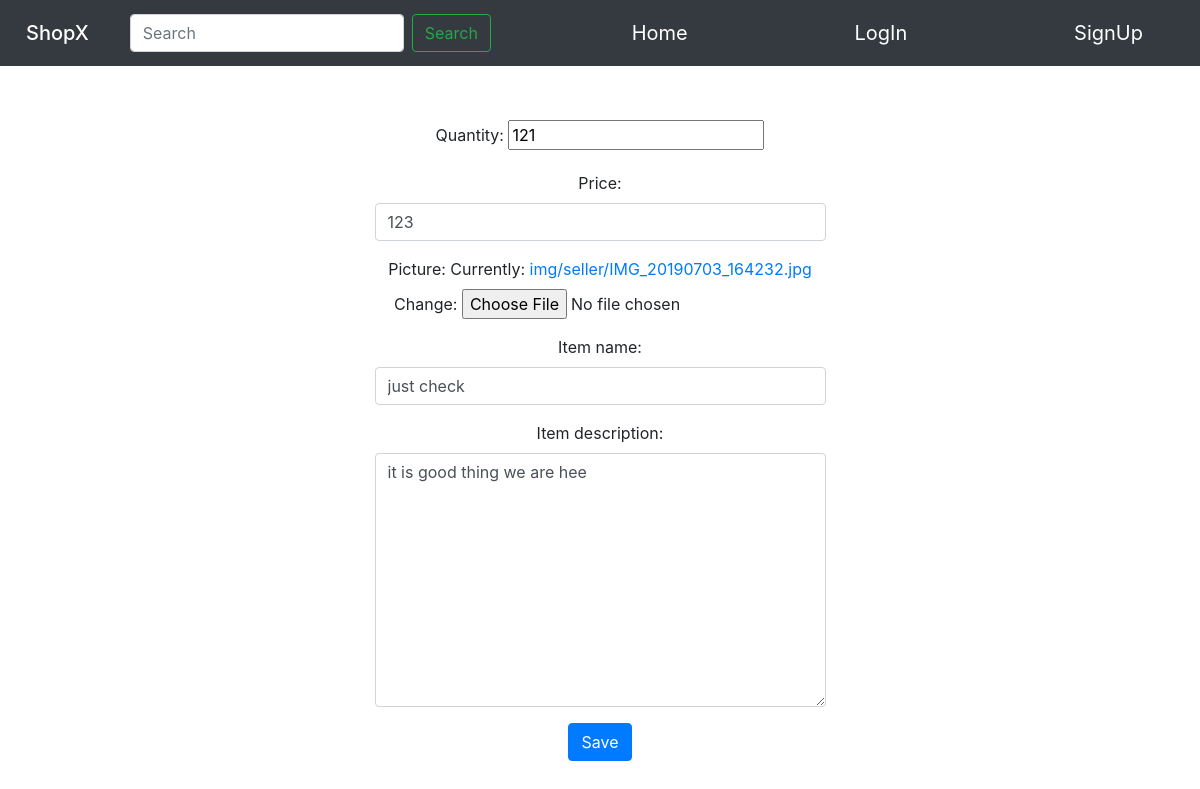
Page /2/update/ on the committed database.
### accounts/models.py (models this page shows, shortened)
class ItemModel(models.Model):
    seller = models.ForeignKey(User,on_delete=models.CASCADE)
    quantity = models.IntegerField(default=0)
    price = models.CharField(max_length=500)
    picture = models.ImageField(upload_to = 'img/seller')
    item_name = models.CharField(max_length=500)
    item_description = models.CharField(max_length=1000)
    post_on = models.DateTimeField(auto_now_add=timezone.now())

### accounts/views.py (the view)
# urls.py: path('<int:pk>/update/',views.ItemUpdateView.as_view(),name="update"),
class ItemUpdateView(generic.UpdateView,LoginRequiredMixin):
    model = ItemModel
    form_class = ItemForm
    success_url = "/"

### accounts/forms.py
class ItemForm(forms.ModelForm):
    class Meta :
        model = ItemModel
        exclude = ['seller']
        widgets = {
            'price': forms.TextInput(attrs={'class':"form-control",'placeholder':'Enter product price in doller'}),
            'item_name': forms.TextInput(attrs={'class':"form-control",'placeholder':'Enter product name'}),
            'item_description': forms.Textarea(attrs={'class':"form-control",'placeholder':'Enter product  description'}),
        }

### templates/accounts/itemmodel_form.html (shortened to what this page needs)
{% extends 'base.html' %}
{% block content %}
<div style="margin-top: 10%;text-align:center;max-width:fit-content" class="container ">
    <form method="post">
        {{ form.as_p }}
        <input class="btn btn-primary" type="submit" value="Save">
    </form> <br><br>
</div>
{% endblock %}

### rows in the picture
ItemModel: quantity "121", price "123", item_name "just check", item_description "it is good thing we are hee"
